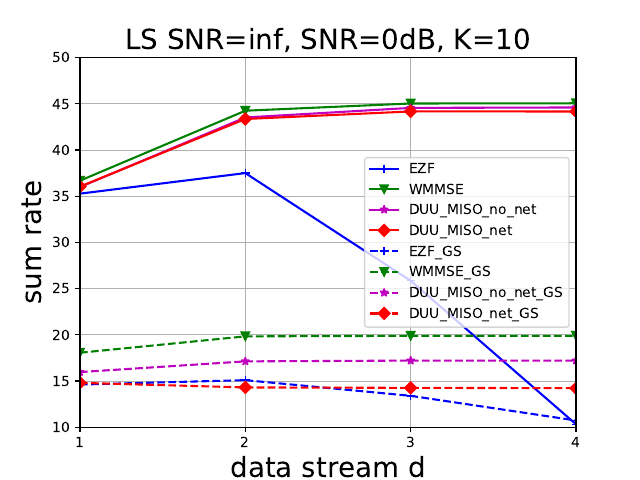

The script that saved this image:
import numpy as np
import matplotlib.pyplot as plt
from matplotlib.ticker import MultipleLocator, FormatStrFormatter
from scipy import io
import subprocess
inkscape_path = "F:\\soft\\Inkscape\\inkscape.exe"
ax=plt.subplot(111)

font1 = {'family' : 'STSong',
'weight' : 'normal',
'size'   : 20,
}
fontt = {'family' : 'Times New Roman',
'weight' : 'normal',
'size'   : 20,
}

plt.xlabel("data stream d",fontt)
plt.ylabel("sum rate",fontt)


template_list = [['+','blue'],['v','green'],['*','m'],['D','red']]


#OFDM
x_label_list = [1,2,3,4]
ezf_list = [35.27728,37.50172,25.85088,10.31891]
duu_MISO_list = [35.99682,43.51910,44.55647,44.60260]
dl_list = [36.03657,43.35686,44.17270,44.17050]
rwmmse_list = [36.68111,44.25195,45.03310,45.05592]

scheme_list = [ezf_list,rwmmse_list,duu_MISO_list,dl_list]

for i in range(len(scheme_list)):
    plt.plot(x_label_list,scheme_list[i],marker = template_list[i][0],color=template_list[i][1],linestyle = '-')

legends = ['EZF','WMMSE','DUU_MISO_no_net','DUU_MISO_net']

#GS
ezf_list = [14.61397,15.09182,13.39678,10.72613]
duu_MISO_list = [15.96615,17.12452,17.20848,17.21013]
dl_list = [14.80132,14.30294,14.25812,14.22513]
rwmmse_list = [18.05956,19.83158,19.88862,19.88916]


scheme_list = [ezf_list,rwmmse_list,duu_MISO_list,dl_list]

for i in range(len(scheme_list)):
    plt.plot(x_label_list,scheme_list[i],marker = template_list[i][0],color=template_list[i][1],linestyle = '--')

legends = ['EZF','WMMSE','DUU_MISO_no_net','DUU_MISO_net','EZF_GS','WMMSE_GS','DUU_MISO_no_net_GS','DUU_MISO_net_GS']



plt.legend(legends,loc='center right')
plt.grid()
ax.xaxis.grid(True, which='minor',linewidth=0.2) 
ax.xaxis.grid(True, which='major',linewidth=0.6) 
ax.yaxis.grid(True, which='minor',linewidth=0.2) 
ax.yaxis.grid(True, which='major',linewidth=0.6)

plt.xticks(x_label_list)

plt.axis([1,4,10,50])
scenario_name = 'LS SNR=inf, SNR=0dB, K=10'
plt.title(scenario_name,fontt)
#save_name = './'+scenario_name
save_name = './' + 'LS_SNR_inf_SNR_0dB_K_10'
svg_filepath = save_name+'.svg'
emf_filepath = save_name + '.emf'
pdf_filepath = save_name + '.pdf'
plt.savefig(svg_filepath) 
plt.savefig(pdf_filepath)
inkscape_path = "D:\soft\inkscape\inkscape.exe"

plt.show()



